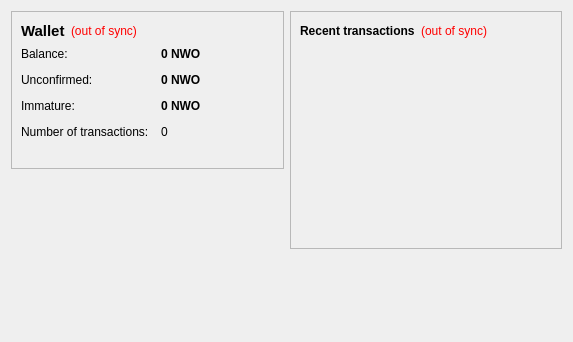
<?xml version="1.0" encoding="UTF-8"?>
<ui version="4.0">
 <class>OverviewPage</class>
 <widget class="QWidget" name="OverviewPage">
  <property name="geometry">
   <rect>
    <x>0</x>
    <y>0</y>
    <width>573</width>
    <height>342</height>
   </rect>
  </property>
  <property name="windowTitle">
   <string>Form</string>
  </property>
  <layout class="QHBoxLayout" name="horizontalLayout" stretch="1,1">
   <item>
    <layout class="QVBoxLayout" name="verticalLayout_2">
     <item>
      <widget class="QFrame" name="frame">
       <property name="frameShape">
        <enum>QFrame::StyledPanel</enum>
       </property>
       <property name="frameShadow">
        <enum>QFrame::Raised</enum>
       </property>
       <layout class="QVBoxLayout" name="verticalLayout_4">
        <item>
         <layout class="QHBoxLayout" name="horizontalLayout_4">
          <item>
           <widget class="QLabel" name="label_5">
            <property name="font">
             <font>
              <pointsize>11</pointsize>
              <weight>75</weight>
              <bold>true</bold>
             </font>
            </property>
            <property name="text">
             <string>Wallet</string>
            </property>
           </widget>
          </item>
          <item>
           <widget class="QLabel" name="labelWalletStatus">
            <property name="toolTip">
             <string>The displayed information may be out of date. Your wallet automatically synchronizes with the NWOcoin network after a connection is established, but this process has not completed yet.</string>
            </property>
            <property name="styleSheet">
             <string notr="true">QLabel { color: red; }</string>
            </property>
            <property name="text">
             <string notr="true">(out of sync)</string>
            </property>
            <property name="alignment">
             <set>Qt::AlignLeading|Qt::AlignLeft|Qt::AlignVCenter</set>
            </property>
           </widget>
          </item>
          <item>
           <spacer name="horizontalSpacer_2">
            <property name="orientation">
             <enum>Qt::Horizontal</enum>
            </property>
            <property name="sizeHint" stdset="0">
             <size>
              <width>40</width>
              <height>20</height>
             </size>
            </property>
           </spacer>
          </item>
         </layout>
        </item>
        <item>
         <layout class="QFormLayout" name="formLayout_2">
          <property name="fieldGrowthPolicy">
           <enum>QFormLayout::AllNonFixedFieldsGrow</enum>
          </property>
          <property name="horizontalSpacing">
           <number>12</number>
          </property>
          <property name="verticalSpacing">
           <number>12</number>
          </property>
          <item row="0" column="0">
           <widget class="QLabel" name="label">
            <property name="text">
             <string>Balance:</string>
            </property>
           </widget>
          </item>
          <item row="0" column="1">
           <widget class="QLabel" name="labelBalance">
            <property name="font">
             <font>
              <weight>75</weight>
              <bold>true</bold>
             </font>
            </property>
            <property name="cursor">
             <cursorShape>IBeamCursor</cursorShape>
            </property>
            <property name="toolTip">
             <string>Your current balance</string>
            </property>
            <property name="text">
             <string notr="true">0 NWO</string>
            </property>
            <property name="textInteractionFlags">
             <set>Qt::LinksAccessibleByMouse|Qt::TextSelectableByKeyboard|Qt::TextSelectableByMouse</set>
            </property>
           </widget>
          </item>
          <item row="1" column="0">
           <widget class="QLabel" name="label_3">
            <property name="text">
             <string>Unconfirmed:</string>
            </property>
           </widget>
          </item>
          <item row="1" column="1">
           <widget class="QLabel" name="labelUnconfirmed">
            <property name="font">
             <font>
              <weight>75</weight>
              <bold>true</bold>
             </font>
            </property>
            <property name="cursor">
             <cursorShape>IBeamCursor</cursorShape>
            </property>
            <property name="toolTip">
             <string>Total of transactions that have yet to be confirmed, and do not yet count toward the current balance</string>
            </property>
            <property name="text">
             <string notr="true">0 NWO</string>
            </property>
            <property name="textInteractionFlags">
             <set>Qt::LinksAccessibleByMouse|Qt::TextSelectableByKeyboard|Qt::TextSelectableByMouse</set>
            </property>
           </widget>
          </item>
          <item row="3" column="0">
           <widget class="QLabel" name="label_2">
            <property name="text">
             <string>Number of transactions:</string>
            </property>
           </widget>
          </item>
          <item row="3" column="1">
           <widget class="QLabel" name="labelNumTransactions">
            <property name="toolTip">
             <string>Total number of transactions in wallet</string>
            </property>
            <property name="text">
             <string notr="true">0</string>
            </property>
           </widget>
          </item>
          <item row="2" column="0">
           <widget class="QLabel" name="labelImmatureText">
            <property name="text">
             <string>Immature:</string>
            </property>
           </widget>
          </item>
          <item row="2" column="1">
           <widget class="QLabel" name="labelImmature">
            <property name="font">
             <font>
              <weight>75</weight>
              <bold>true</bold>
             </font>
            </property>
            <property name="toolTip">
             <string>Mined balance that has not yet matured</string>
            </property>
            <property name="text">
             <string notr="true">0 NWO</string>
            </property>
            <property name="textInteractionFlags">
             <set>Qt::LinksAccessibleByMouse|Qt::TextSelectableByKeyboard|Qt::TextSelectableByMouse</set>
            </property>
           </widget>
          </item>
         </layout>
        </item>
        <item>
         <widget class="QLabel" name="label_wallet_bgcoin">
          <property name="text">
           <string/>
          </property>
          <property name="pixmap">
           <pixmap resource="../bitcoin.qrc">:/images/wallet_bgcoin</pixmap>
          </property>
          <property name="scaledContents">
           <bool>false</bool>
          </property>
          <property name="alignment">
           <set>Qt::AlignCenter</set>
          </property>
          <property name="margin">
           <number>-2</number>
          </property>
         </widget>
        </item>
       </layout>
      </widget>
     </item>
     <item>
      <spacer name="verticalSpacer">
       <property name="orientation">
        <enum>Qt::Vertical</enum>
       </property>
       <property name="sizeHint" stdset="0">
        <size>
         <width>20</width>
         <height>40</height>
        </size>
       </property>
      </spacer>
     </item>
    </layout>
   </item>
   <item>
    <layout class="QVBoxLayout" name="verticalLayout_3">
     <item>
      <widget class="QFrame" name="frame_2">
       <property name="frameShape">
        <enum>QFrame::StyledPanel</enum>
       </property>
       <property name="frameShadow">
        <enum>QFrame::Raised</enum>
       </property>
       <layout class="QVBoxLayout" name="verticalLayout">
        <item>
         <layout class="QHBoxLayout" name="horizontalLayout_2">
          <item>
           <widget class="QLabel" name="label_4">
            <property name="text">
             <string>&lt;b&gt;Recent transactions&lt;/b&gt;</string>
            </property>
           </widget>
          </item>
          <item>
           <widget class="QLabel" name="labelTransactionsStatus">
            <property name="toolTip">
             <string>The displayed information may be out of date. Your wallet automatically synchronizes with the NWOcoin network after a connection is established, but this process has not completed yet.</string>
            </property>
            <property name="styleSheet">
             <string notr="true">QLabel { color: red; }</string>
            </property>
            <property name="text">
             <string notr="true">(out of sync)</string>
            </property>
            <property name="alignment">
             <set>Qt::AlignRight|Qt::AlignTrailing|Qt::AlignVCenter</set>
            </property>
           </widget>
          </item>
          <item>
           <spacer name="horizontalSpacer">
            <property name="orientation">
             <enum>Qt::Horizontal</enum>
            </property>
            <property name="sizeHint" stdset="0">
             <size>
              <width>40</width>
              <height>20</height>
             </size>
            </property>
           </spacer>
          </item>
         </layout>
        </item>
        <item>
         <widget class="QListView" name="listTransactions">
          <property name="styleSheet">
           <string notr="true">QListView { background: transparent; }</string>
          </property>
          <property name="frameShape">
           <enum>QFrame::NoFrame</enum>
          </property>
          <property name="verticalScrollBarPolicy">
           <enum>Qt::ScrollBarAlwaysOff</enum>
          </property>
          <property name="horizontalScrollBarPolicy">
           <enum>Qt::ScrollBarAlwaysOff</enum>
          </property>
          <property name="selectionMode">
           <enum>QAbstractItemView::NoSelection</enum>
          </property>
         </widget>
        </item>
       </layout>
      </widget>
     </item>
     <item>
      <spacer name="verticalSpacer_2">
       <property name="orientation">
        <enum>Qt::Vertical</enum>
       </property>
       <property name="sizeHint" stdset="0">
        <size>
         <width>20</width>
         <height>40</height>
        </size>
       </property>
      </spacer>
     </item>
    </layout>
   </item>
  </layout>
 </widget>
 <resources/>
 <connections/>
</ui>
